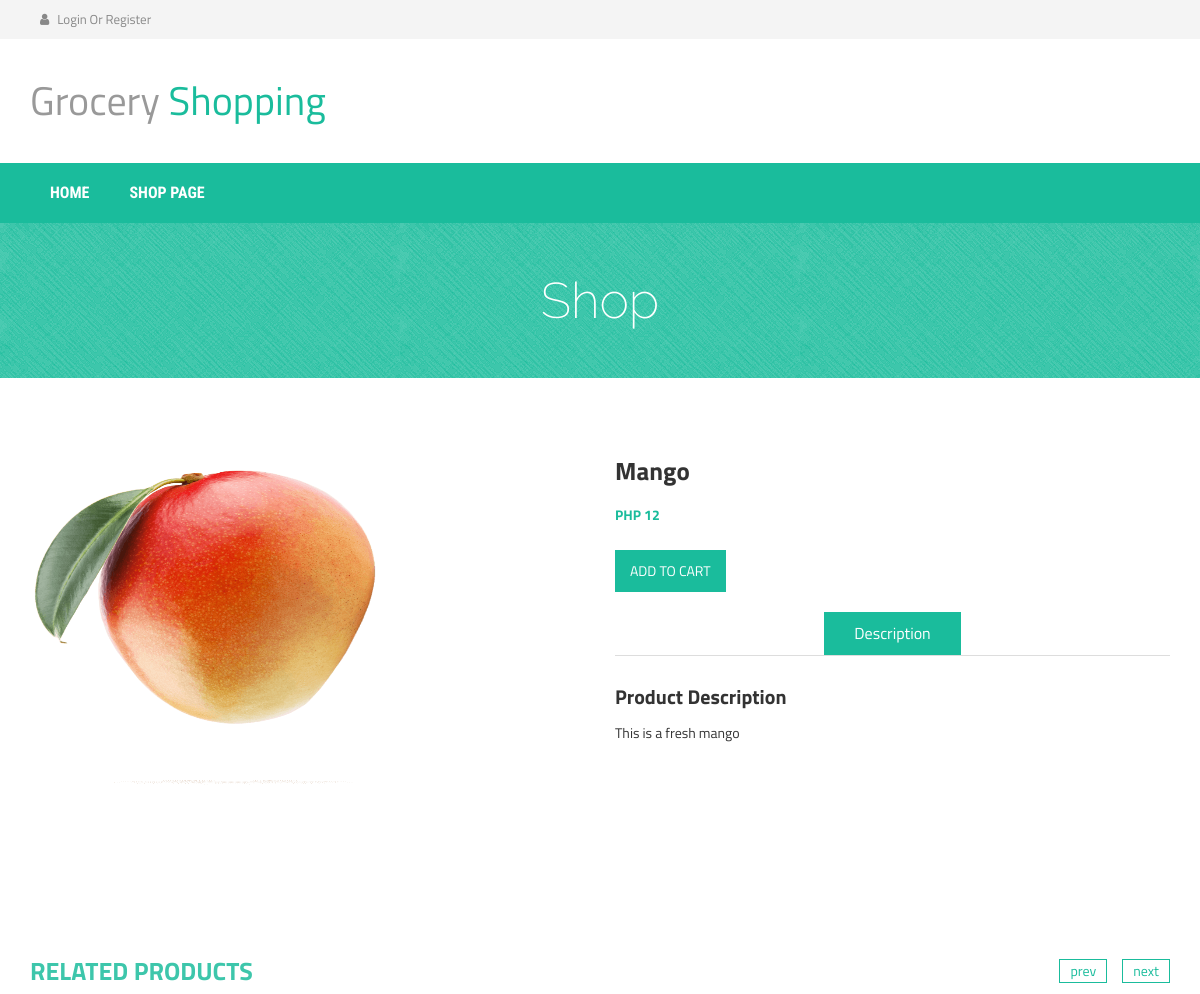
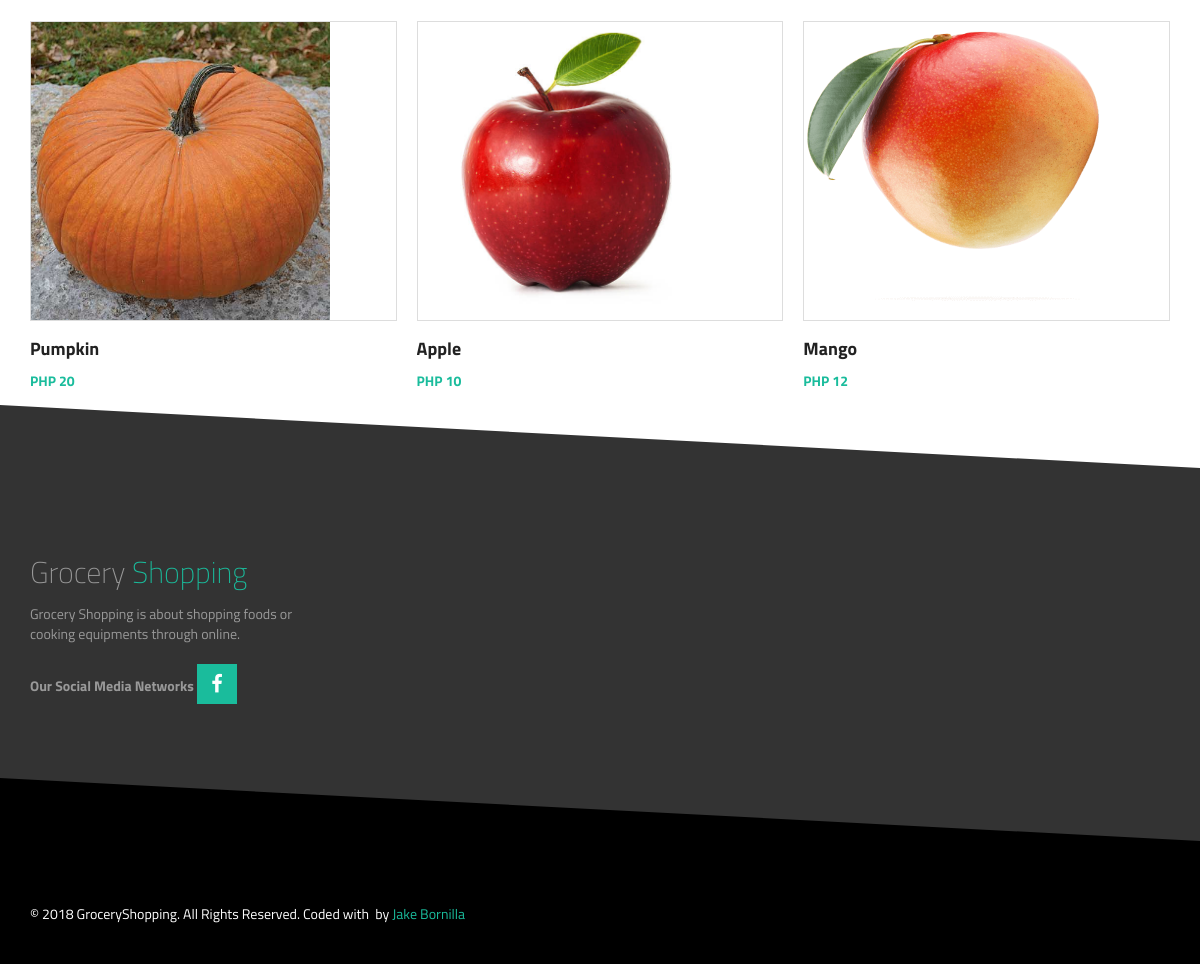
The app's page /Single?id=5 with its own data (2 pictures, top to bottom).
### tables this page shows
CREATE TABLE `products` (
  `p_id` int(11) NOT NULL,
  `product_name` varchar(100) NOT NULL,
  `product_category` varchar(100) NOT NULL,
  `product_price` varchar(100) NOT NULL,
  `product_des` varchar(1000) NOT NULL,
  `file_name` varchar(100) NOT NULL,
  `file_path` varchar(100) NOT NULL,
  `file_ext` varchar(100) NOT NULL
);

### application/controllers/Single.php (called while the page is built)
<?php
class Single extends CI_Controller
{
    function index(){
        $id = $_GET['id'];
        $query = $this->Single_model->getPro($id);
        $data['product'] = $query->result();
        $query = $this->Single_model->rel_pro();
        $data['relpro'] = $query->result();
        $this->load->view('single-product',$data);
    }
}

### index.php (called while the page is built, shortened)
<?php
require_once BASEPATH.'core/CodeIgniter.php';

### application/models/Single_model.php (called while the page is built)
<?php
class Single_model extends CI_Model
{
    function getPro($id){
        $query = $this->db->get_where('products',array('p_id' => $id));
        return $query;
    }
    function rel_pro(){
        $query = $this->db->get('products');
        return $query;
    }
}

### application/views/single-product.php (the view, shortened to what this page needs)
<?php include "include/head2.php";?>
<?php include "include/head.php";?>
<div class="product-big-title-area">
    <div class="container">
        <div class="row">
            <div class="col-md-12">
                <div class="product-bit-title text-center">
                    <h2>Shop</h2>
                </div>
            </div>
        </div>
    </div>
</div>
<div class="single-product-area">
    <div class="zigzag-bottom"></div>
    <div class="container">
        <div class="row">
            <div class="col-md-12">
                <div class="product-content-right">
                    <?php
                    if(isset($product)){
                        foreach ($product as $row){
                            ?>
                            <div class="row">
                                <div class="col-sm-6">
                                    <div class="product-images">
                                        <div class="product-main-img">
                                            <img style="height: 350px; width: 350px" src="<?php echo base_url('/uploads/'.$row->file_name) ?>" alt="">
                                        </div>
                                    </div>
                                </div>
                                <div class="col-sm-6">
                                    <div class="product-inner">
                                        <h2 class="product-name"><?php echo $row->product_name ?></h2>
                                        <div class="product-inner-price">
                                            <ins>PHP <?php echo $row->product_price ?></ins>
                                        </div>
                                        <a href="<?php echo base_url()?>index.php/Cart?id=<?php echo $row->p_id ?>" ><button class="add_to_cart_button" type="submit">Add to cart</button></a>
                                        <br/><br/>
                                        <div role="tabpanel">
                                            <ul class="product-tab" role="tablist">
                                                <li role="presentation" class="active"><a href="#home" aria-controls="home" role="tab" data-toggle="tab">Description</a></li>
                                            </ul>
                                            <div class="tab-content">
                                                <div role="tabpanel" class="tab-pane fade in active" id="home">
                                                    <h2>Product Description</h2>
                                                    <p>
                                                        <?php echo $row->product_des ?>
                                                    </p>
                                                </div>
                                            </div>
                                        </div>
                                    </div>
                                </div>
                            </div>
                            <?php
                        }
                    }
                    ?>
                    <br/><br/><br/><br/><br/>
                    <div class="related-products-wrapper">
                        <h2 class="related-products-title">Related Products</h2>
                        <div class="related-products-carousel">
                            <?php
                            if(isset($relpro)){
                                foreach($relpro as $row ){
                                    ?>
                            <div class="single-product">
                            <div class="product-f-image">
                                <img style="height: 300px; width: 300px" src="<?php echo base_url() ?>uploads/<?php echo $row->file_name ?>" alt="">
                                <div class="product-hover">
                                </div>
                            </div>
                            <h2><a href=""><?php echo $row->product_name ?></a></h2>
                            <div class="product-carousel-price">
                                <ins>PHP <?php echo $row->product_price ?></ins>
                            </div>
                        </div>
                                    <?php
                                }
                            }
                            ?>
                        </div>
                    </div>
                </div>
            </div>
        </div>
    </div>
</div>
<?php include "include/footer.php";?>
<?php include "include/footer2.php";?>

### assets/style.css (style rules this page uses)
img { max-width: 100%; height: auto; }
h1, h2, h3, h4, h5, h6 { font-weight: 700; margin: 0 0 15px; }
body { font-family: 'Titillium Web', sans-serif; }
.slider-area, .promo-area, .brands-area, .maincontent-area, .footer-top-area, .product-widget-area, .product-breadcroumb-area, .single-product-area { position: relative;overflow: hidden }
.zigzag-bottom { background: none repeat scroll 0 0 #1abc9c; bottom: -80px; height: 165px; left: -5%; position: absolute; transform: rotate(3deg); width: 108%; z-index: 9; }
.product-f-image { position: relative; }
.product-hover { height: 100%; left: 0; position: absolute; top: 0; width: 100%;overflow: hidden;border: 1px solid #ddd; }
.product-hover:after { background: none repeat scroll 0 0 #000; content: ""; height: 100%; left: -100%; opacity: 0.6; position: absolute; top: 0; width: 100%;transition: .4s; }
.product-carousel-price ins { color: #1abc9c; font-weight: 700; margin-right: 5px; text-decoration: none; }
.single-product h2 { font-size: 18px; line-height: 25px; margin-bottom: 10px; margin-top: 15px; }
.single-product h2 a { color: #222; }
.single-product { overflow: hidden; }
a { color: #1abc9c }
.product-big-title-area { background: url(img/crossword.png) repeat scroll 0 0 #1ABC9C }
.product-bit-title h2 { font-family: raleway; font-size: 50px; font-weight: 200; margin: 0; padding: 50px 0;color: #fff; }
.single-product-area .zigzag-bottom { background-color: #333333 }
.single-product-area { padding: 80px 0 130px; }
input[type="submit"], button[type=submit] { background: none repeat scroll 0 0 #1abc9c; border: medium none; color: #fff; padding: 11px 20px; text-transform: uppercase; }
.product-main-img { margin-bottom: 20px; }
.product-name { font-size: 25px; margin-bottom: 20px; }
.product-inner-price { margin-bottom: 25px; }
.product-inner-price > ins { color: #1abc9c; font-weight: 700; margin-right: 10px; text-decoration: none; }
.add_to_cart_button { background: none repeat scroll 0 0 #1abc9c; border: medium none; color: #fff; padding: 6px 25px;display: inline-block }
.product-tab { border-bottom: 1px solid #ddd; list-style: outside none none; margin: 0 0 30px; padding: 0; text-align: center; }
.product-tab li { display: inline-block; }
.product-tab li.active { background: none repeat scroll 0 0 #1abc9c; }
.product-tab li.active a { color: #fff; }
.product-tab li a { color: #222; display: block; font-size: 16px; padding: 10px 30px; }
.tab-content h2 { font-size: 20px; }
.tab-content { margin-bottom: 30px; }
.related-products-wrapper { margin-top: 30px; }
.related-products-title { color: #3dc6ab; font-size: 25px; margin-bottom: 30px; text-transform: uppercase; }

### assets/css/responsive.css (style rules this page uses)
@media only screen and (min-width: 992px) and (max-width: 1280px) { input[type="submit"], button[type="submit"] { padding: 11px 15px; } }

### records on screen
products: file_name (picture), product_name "Mango", product_price "12", product_des "This is a fresh mango"
products: file_name (picture), product_name "Pumpkin", product_price "20"
products: file_name (picture), product_name "Apple", product_price "10"
